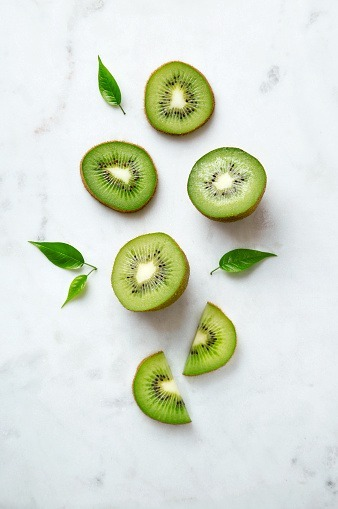
#> input picture kivi.jpg, 338 x 509 px
$ python kivi.py
#> lines starting #> are read from the running program, lines starting #| are printed output that depends on the picture; after the words box and inside, x2 and y2 are one past the last pixel; in counts of white or black regions, pixels touching at a corner belong together
import cv2
import numpy as np


image = cv2.imread('kivi.jpg')
#> image is the input picture: shape (509, 338, 3); mean B, G, R 208.8, 222.4, 215.3


gray = cv2.cvtColor(image, cv2.COLOR_BGR2GRAY)
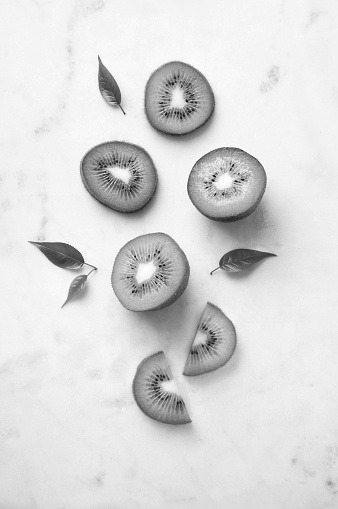
#> gray: shape (509, 338); min 3, max 255, mean 218.8

# Gaussian bulanıklığı uygulayarak gürültüyü azaltma işlemi
blurred = cv2.GaussianBlur(gray, (5, 5), 0)

# Kenar tespiti için
edges = cv2.Canny(blurred, 50, 150)
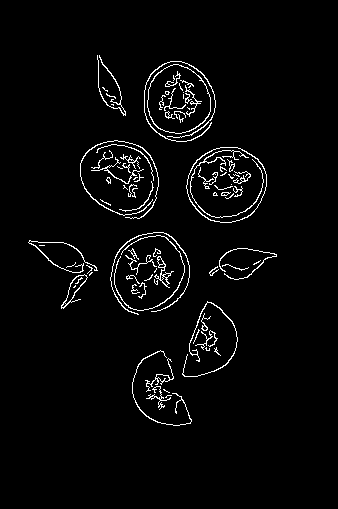
#> edges: shape (509, 338); 3.1% white in thin lines or dots, all inside (x1, y1, x2, y2) = (28, 55, 277, 426)

# Kenarları genişletmek için morfolojik genişletme
kernel = np.ones((3, 3), np.uint8)
edges_dilated = cv2.dilate(edges, kernel, iterations=2)
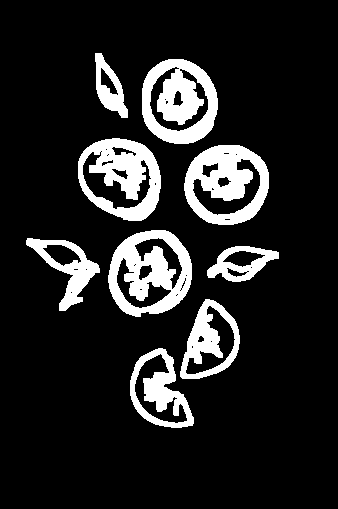
#> edges_dilated: shape (509, 338); 14.1% white; 9 white regions

#  sadece kivileri içeren büyük konturları seç
contours, _ = cv2.findContours(edges_dilated, cv2.RETR_EXTERNAL, cv2.CHAIN_APPROX_SIMPLE)
#> contours = 9 contours; largest, box (x1, y1, x2, y2) and area: (108, 230, 192, 317) 5616, (184, 145, 269, 225) 5328, (78, 138, 161, 221) 5280, (142, 59, 218, 144) 5130, (130, 348, 194, 428) 3222
mask = np.zeros_like(gray)

for contour in contours:
    if cv2.contourArea(contour) > 2500:  # Yeterince büyük konturları seç
        cv2.drawContours(mask, [contour], -1, (255), thickness=cv2.FILLED)
#> this loop made 9 passes
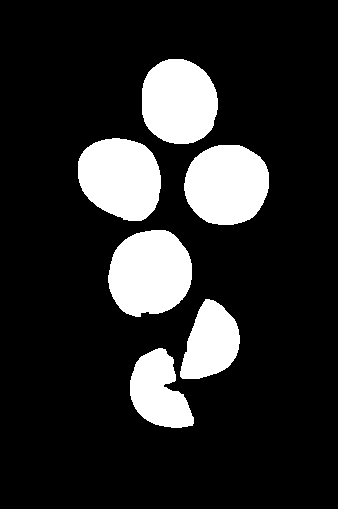
#> mask: shape (509, 338); 16.5% white; 6 white regions, box (x1, y1, x2, y2) and area: (108, 230, 192, 317) 5741, (184, 145, 269, 225) 5448, (78, 138, 161, 221) 5400, (142, 59, 218, 144) 5247, (130, 348, 194, 428) 3338, (180, 299, 240, 379) 3269

# beyaz arka plan oluştur
white_background = np.ones_like(image) * 255

# maskeyi uygula
result = cv2.bitwise_and(white_background, white_background, mask=mask)
#> white_background: shape (509, 338, 3); every value is 255

# arka planı siyah yap
result[mask == 0] = 0

cv2.imshow('orjinal',image)
cv2.imshow('Kiviler Beyaz, Arka Plan Siyah', result)
cv2.waitKey(0)
cv2.destroyAllWindows()


cv2.imwrite('kivi_sonuc.jpg', result)
